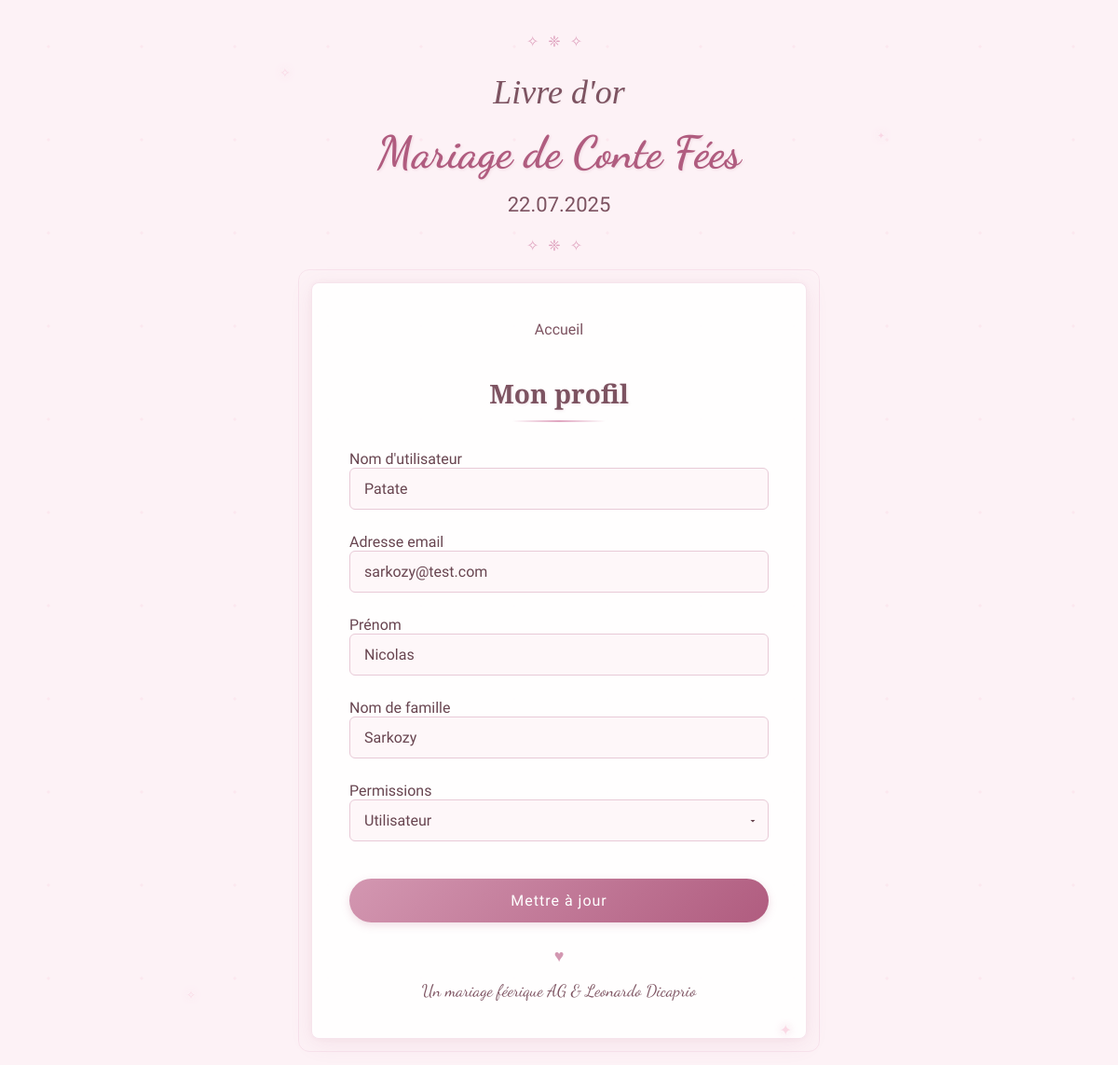
The page /profile.php?id=5 (signed in) on the database its author committed.
### tables this page shows
CREATE TABLE `users` (
  `id` int(11) NOT NULL AUTO_INCREMENT,
  `username` varchar(40) NOT NULL,
  `email` varchar(100) NOT NULL,
  `user_firstname` varchar(40) NOT NULL,
  `user_lastname` varchar(40) NOT NULL,
  `password` varchar(255) NOT NULL,
  `created_at` timestamp NOT NULL DEFAULT CURRENT_TIMESTAMP,
  `user_permissions` int(11) NOT NULL DEFAULT '1',
  PRIMARY KEY (`id`)
);

### classes/Database.php (called while the page is built)
<?php
class Database
{
    private static $instance = null;
    private $conn;
    private function __construct()
    {
        $host = "localhost";
        $dbname = "guestbook_db";
        $username = "root";
        $password = "";
        try {
            $this->conn = new PDO("mysql:host=$host;dbname=$dbname;charset=utf8", $username, $password);
            $this->conn->setAttribute(PDO::ATTR_ERRMODE, PDO::ERRMODE_EXCEPTION);
        } catch (PDOException $e) {
            die("Erreur de connexion : " . $e->getMessage());
        }
    }
    public static function getInstance()
    {
        if (self::$instance == null) {
            self::$instance = new Database();
        }
        return self::$instance;
    }
    public function getConnection()
    {
        return $this->conn;
    }
}

### classes/User.php (called while the page is built, shortened)
<?php
require_once "Database.php";
class User
{
    private $conn;
    public function __construct()
    {
        $this->conn = Database::getInstance()->getConnection();
    }
    public function getUserById($id)
    {
        $stmt = $this->conn->prepare("SELECT * FROM users WHERE id = :id");
        $stmt->execute([':id' => $id]);
        return $stmt->fetch(PDO::FETCH_ASSOC);
    }
}

### profile.php (the view, shortened to what this page needs)
<?php
require_once "classes/User.php";
$user = new User();
$logged_in_user_id = $_SESSION['user_id'];
$userData = $user->getUserById($logged_in_user_id);
$user_id = $_GET['id'] ?? $logged_in_user_id;
$profileData = $user->getUserById($user_id);
?>
<!DOCTYPE html>
<html lang="fr">
<head>
    <link rel="stylesheet" href="style/login.css">
</head>
<body>
    <div class="page-container">
        <div class="page-header">
            <h1>Livre d'or</h1>
            <h2>Mariage de Conte Fées</h2>
            <h3>22.07.2025</h3>
        </div>
        <div class="connexion-container">
            <ul class="nav-list">
                <li><a href="index.php">Accueil</a></li>
            </ul>
            <h2 class="connexion-title">Mon profil</h2>
            <form method="POST">
                <div class="form-group">
                    <label for="username">Nom d'utilisateur</label>
                    <input type="text" name="username" value="<?php echo htmlspecialchars($profileData['username']); ?>" required>
                </div>
                <div class="form-group">
                    <label for="email">Adresse email</label>
                    <input type="email" name="email" placeholder="Email" value="<?php echo htmlspecialchars($profileData['email']); ?>" required>
                </div>
                <div class="form-group">
                    <label for="firstname">Prénom</label>
                    <input type="text" name="firstname" placeholder="Prénom" value="<?php echo htmlspecialchars($profileData['user_firstname']); ?>" required>
                </div>
                <div class="form-group">
                    <label for="lastname">Nom de famille</label>
                    <input type="text" name="lastname" placeholder="Nom" value="<?php echo htmlspecialchars($profileData['user_lastname']); ?>" required>
                </div>
                <?php if ($userData['user_permissions'] == 2) { ?>
                    <div class="form-group">
                        <label for="user_permissions">Permissions</label>
                        <select name="user_permissions" id="user_permissions">
                            <option value="1" <?= $profileData['user_permissions'] == 1 ? 'selected' : '' ?>>Utilisateur</option>
                        </select>
                    </div>
                <?php } ?>
                <button type="submit" class="btn-connect">Mettre à jour</button>
            </form>
            <div class="heart-icon">♥</div>
            <div class="couple-names">Un mariage féerique AG & Leonardo Dicaprio</div>
        </div>
        <div class="magic-sparkle sparkle1">✧</div>
        <div class="magic-sparkle sparkle2">✦</div>
        <div class="magic-sparkle sparkle3">✧</div>
        <div class="magic-sparkle sparkle4">✦</div>
    </div>
</body>
</html>

### style/login.css (style rules this page uses)
body { background-color: #fdf2f6; font-family: 'Alice', serif; color: #684550; margin: 0; padding: 20px; min-height: 100vh; display: flex; flex-direction: column; align-items: center; justify-content: center; }
.page-container { width: 100%; max-width: 1000px; position: relative; }
.page-header { text-align: center; margin-bottom: 30px; position: relative; }
.page-header:before, .page-header:after { content: "✧❈✧"; display: block; color: #e0a5c0; font-size: 16px; margin: 15px 0; letter-spacing: 10px; }
h1 { font-family: 'Playfair Display', serif; font-style: italic; font-weight: 400; color: #7d5361; font-size: 36px; margin-bottom: 5px; text-shadow: 1px 1px 2px rgba(0,0,0,0.05); }
h2 { font-family: 'Dancing Script', cursive; font-weight: 700; color: #b05c7f; font-size: 48px; margin: 15px 0; text-shadow: 1px 1px 3px rgba(176, 92, 127, 0.15); }
h3 { font-family: 'Alice', serif; font-weight: 400; color: #7d5361; font-size: 22px; margin-top: 10px; }
.connexion-container { max-width: 450px; margin: 0 auto 40px; padding: 40px; background-color: rgba(255, 255, 255, 0.9); box-shadow: 0 5px 25px rgba(176, 92, 127, 0.1), 0 0 5px rgba(176, 92, 127, 0.05); border-radius: 8px; position: relative; border: 1px solid rgba(224, 165, 192, 0.3); }
.connexion-container:before { content: ""; position: absolute; top: -15px; left: -15px; right: -15px; bottom: -15px; border: 1px solid rgba(224, 165, 192, 0.2); border-radius: 12px; z-index: -1; pointer-events: none; }
.nav-list { list-style-type: none; padding: 0; margin: 0 0 40px; display: flex; justify-content: center; gap: 30px; }
.nav-list li { position: relative; }
.nav-list li:after { content: "♦"; position: absolute; top: 0; right: -20px; color: #e0a5c0; font-size: 8px; }
.nav-list li:last-child:after { display: none; }
.nav-list a { color: #7d5361; text-decoration: none; font-size: 16px; transition: all 0.3s ease; position: relative; }
h2.connexion-title { font-family: 'Playfair Display', serif; font-size: 28px; color: #7d5361; margin-bottom: 30px; text-align: center; position: relative; }
h2.connexion-title:after { content: ""; display: block; width: 100px; height: 2px; background: linear-gradient(to right, transparent, #e0a5c0, transparent); margin: 10px auto 0; }
select { width: 100%; padding: 12px 15px; background-color: rgba(253, 242, 246, 0.5); border: 1px solid #e8cad7; border-radius: 6px; font-family: 'Alice', serif; font-size: 16px; color: #684550; box-sizing: border-box; transition: all 0.3s ease; appearance: none; background-repeat: no-repeat; background-position: right 10px center; background-size: 12px; }
option { font-family: 'Alice', serif; font-size: 16px; color: #684550; }
.form-group { margin-bottom: 25px; }
input[type="email"], input[type="password"], input[type="text"] { width: 100%; padding: 12px 15px; background-color: rgba(253, 242, 246, 0.5); border: 1px solid #e8cad7; border-radius: 6px; font-family: 'Alice', serif; font-size: 16px; color: #684550; box-sizing: border-box; transition: all 0.3s ease; }
input[type="email"]::placeholder, input[type="password"]::placeholder { color: #b28e9b; }
.btn-connect { width: 100%; padding: 14px; background: linear-gradient(135deg, #d397b1, #b05c7f); color: white; border: none; border-radius: 30px; font-family: 'Alice', serif; font-size: 16px; letter-spacing: 1px; cursor: pointer; transition: all 0.3s ease; margin-top: 15px; box-shadow: 0 3px 10px rgba(176, 92, 127, 0.2); }
.heart-icon { display: block; text-align: center; color: #d397b1; font-size: 18px; margin: 25px 0 15px; }
.couple-names { font-family: 'Dancing Script', cursive; font-size: 18px; color: #7d5361; text-align: center; }
.magic-sparkle { position: absolute; color: #f9d1e0; opacity: 0.8; animation: twinkle 3s infinite; text-shadow: 0 0 5px #fff, 0 0 10px #e0a5c0; }
.sparkle1 { top: 50px; left: 20%; font-size: 14px; animation-delay: 0.5s; }
.sparkle2 { top: 120px; right: 15%; font-size: 10px; animation-delay: 1.5s; }
.sparkle3 { bottom: 80px; left: 10%; font-size: 12px; animation-delay: 2s; }
.sparkle4 { bottom: 40px; right: 25%; font-size: 16px; animation-delay: 1s; }

### rows shown on the page
users: username "Patate", email "sarkozy@test.com", firstname "Nicolas", lastname "Sarkozy", user_permissions "Utilisateur"
